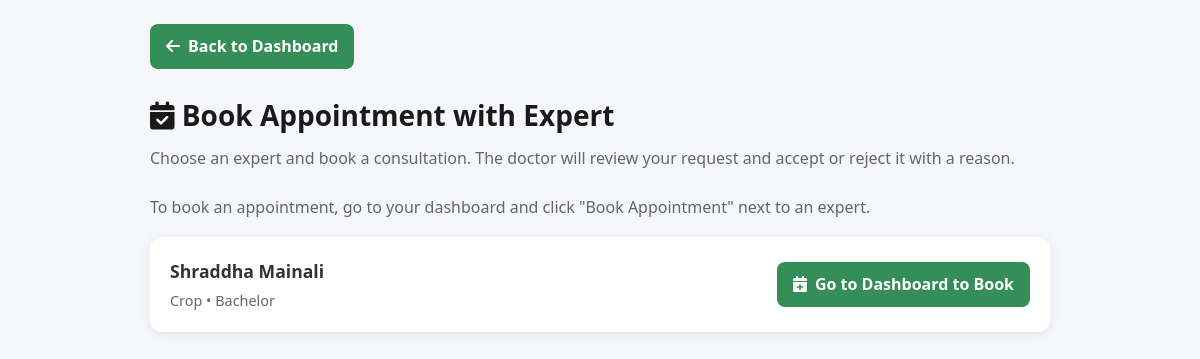
Before: /appointments/request/ (signed in) with the older database file.
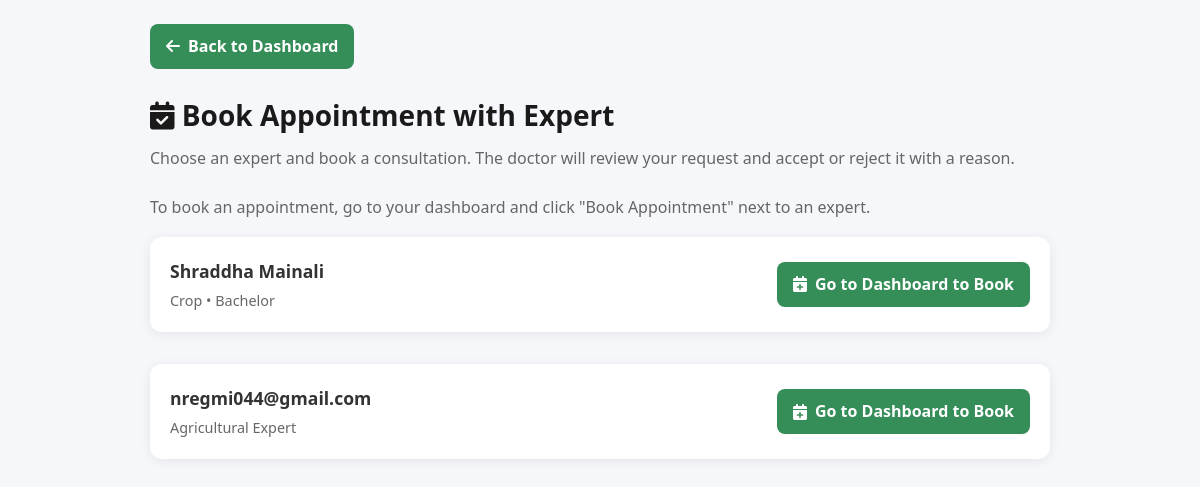
After: the same page with the newer database file.
### accounts/models.py (models this page shows, shortened)
class ExpertProfile(models.Model):
    user = models.OneToOneField(User, on_delete=models.CASCADE, related_name='expert_profile')
    name = models.CharField(max_length=255, blank=True, null=True)
    photo = models.ImageField(upload_to='expert_photos/', blank=True, null=True)
    qualification = models.CharField(max_length=255, blank=True, null=True)
    specialization = models.CharField(max_length=255, blank=True, null=True)
    experience = models.CharField(max_length=50, blank=True, null=True)

class User(AbstractBaseUser, PermissionsMixin):
    ROLE_CHOICES = (
        ('admin', 'Admin'),
        ('buyer', 'Buyer'),
        ('farmer', 'Farmer'),
        ('agricultural_expert', 'Agricultural Expert'),
        ('vendor', 'Vendor'),
    )
    email = models.EmailField(unique=True)
    phone = models.CharField(max_length=10, unique=True, blank=True, null=True)
    role = models.CharField(max_length=20, choices=ROLE_CHOICES, default='buyer')
    is_active = models.BooleanField(default=True)
    email_verified = models.BooleanField(default=False)
    is_verified = models.BooleanField(default=False)
    is_staff = models.BooleanField(default=False)
    date_joined = models.DateTimeField(auto_now_add=True)
    objects = UserManager()
    USERNAME_FIELD = 'email'
    REQUIRED_FIELDS = []

### accounts/views.py (the view, shortened to what this page needs)
# urls.py: path('appointments/request/', appointment_request_page, name='appointment_request'),
@login_required
def appointment_request_page(request):
    if request.user.role not in {'buyer', 'farmer'}:
        return _redirect_to_role_home_response(request.user)
    if request.user.role == 'farmer':
        kyc_request = request.user.kyc_requests.first()
        kyc_status = kyc_request.status if kyc_request else None
        if kyc_status != 'approved':
            messages.error(request, 'KYC verification is required to book appointments. Please complete your KYC verification first.')
            return redirect('farmer_dashboard')
    experts = ExpertProfile.objects.select_related('user').all()
    context = {'experts': experts}
    return render(request, 'appointment_request.html', context)

### accounts/context_processors.py (called while the page is built, shortened)
def admin_collections_payouts_summary(request):
    if not request.user.is_authenticated or getattr(request.user, 'role', None) != 'admin':
        return {}

### templates/appointment_request.html (shortened to what this page needs)
<!DOCTYPE html>
<html lang="en">
<head>
    <link rel="stylesheet" href="/static/css/style.css">
    <link href="https://cdnjs.cloudflare.com/ajax/libs/font-awesome/6.0.0/css/all.min.css" rel="stylesheet">
</head>
<body>
    <div class="container">
        <a href="{% if request.user.role == 'farmer' %}{% url 'farmer_dashboard' %}{% else %}{% url 'user_dashboard' %}{% endif %}" class="btn-back">
            <i class="fas fa-arrow-left"></i> Back to Dashboard
        </a>
        <h1 class="page-title"><i class="fas fa-calendar-check"></i> Book Appointment with Expert</h1>
        <p class="page-subtitle">Choose an expert and book a consultation. The doctor will review your request and accept or reject it with a reason.</p>
        {% if experts %}
            <p style="color: #666; margin-bottom: 1rem;">To book an appointment, go to your dashboard and click "Book Appointment" next to an expert.</p>
            <div style="display: grid; gap: 1rem;">
                {% for expert in experts %}
                <div class="expert-card">
                    <div class="expert-info">
                        <h3>{{ expert.name|default:expert.user.email }}</h3>
                        <p>{{ expert.specialization|default:"Agricultural Expert" }} {% if expert.qualification %}• {{ expert.qualification }}{% endif %}</p>
                    </div>
                    <a href="{% if request.user.role == 'farmer' %}{% url 'farmer_dashboard' %}{% else %}{% url 'user_dashboard' %}{% endif %}" class="btn-back" style="margin-bottom: 0;">
                        <i class="fas fa-calendar-plus"></i> Go to Dashboard to Book
                    </a>
                </div>
                {% endfor %}
            </div>
        {% else %}
            <div class="alert alert-info">No experts available at the moment. Please try again later.</div>
        {% endif %}
    </div>
</body>
</html>

Changed rows visible on the page:
added ExpertProfile: name "nregmi044@gmail.com", specialization "Agricultural Expert"
